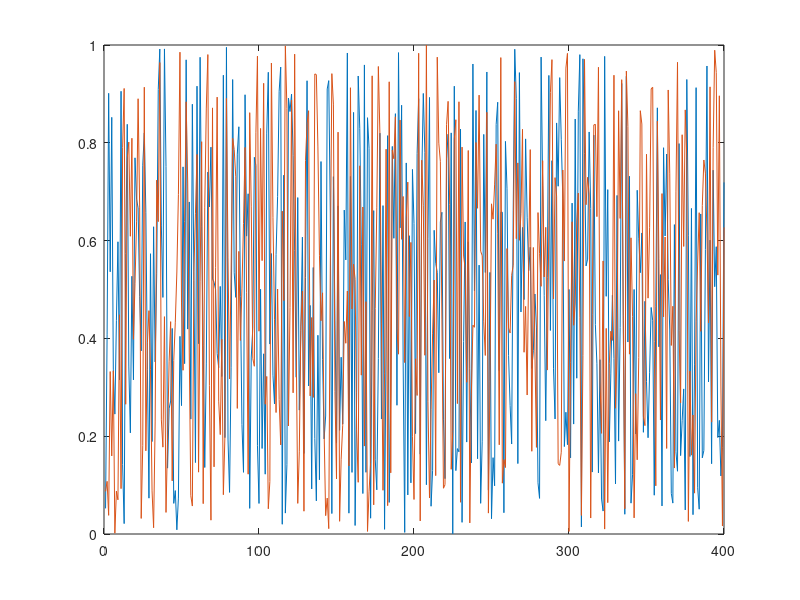
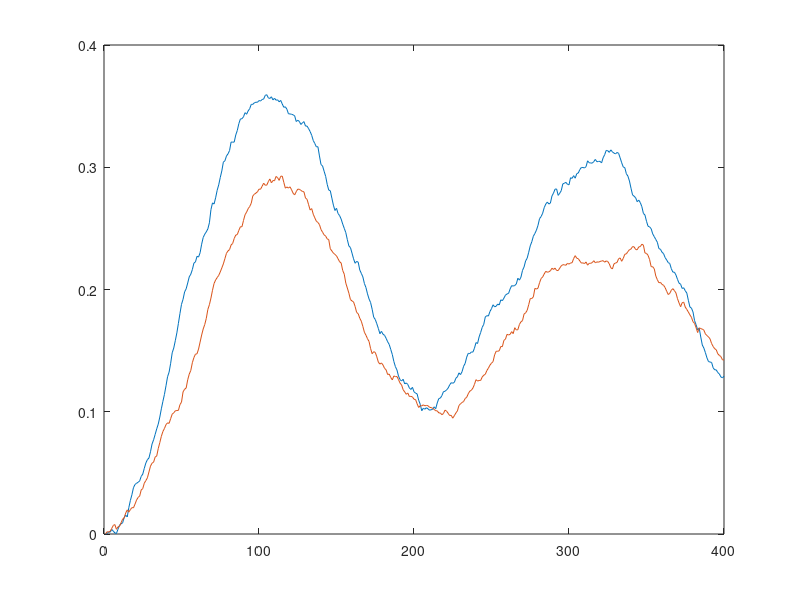

Write MATLAB code to recreate these figures, in order. (Note: this script raises an error after producing the figures.)
clear,clc%,close all

%% 仿真设置
rng(123);

%% 参数设置

% 被控对象模型
% A = [0.921, 0.000, 0.041, 0.000;...
%                  0.000, 0.918, 0.000, 0.033;...
%                  0.000, 0.000, 0.924, 0.000;...
%                  0.000, 0.000, 0.000, 0.937];
% B = [0.017, 0.001;...
%      0.001, 0.023;...
%      0.000, 0.061;...
%      0.072, 0.000];

A = [0,0,1,0;...
     0,0,0,1;...
     -3,1,-0.4,0.1;...
     1,-4,0.1,-0.6];
B = [0,0;...
     0,0;...
     1,0;...
     0,1];
sys = c2d(ss(A,B,[],[]),0.02);
A = sys.A;
B = sys.B;

C = [1,0,0,0; 0,1,0,0];

state_ini = [0;0;0;0];          % 初始状态

% 控制器参数
N = 20;             % 预测步数
T_ini = 10;         % 初始长度
Q = diag([35,35]);    % 输出权重
R = diag([10,10]);    % 输入权重
% R = diag([10,10]);    % 输入权重
lambda_u = 1e4;
lambda_y = 1e4;
lambda_a = 1e0;

Y_lb = [0;0];
Y_ub = [2;2];
U_lb = [0;0];
U_ub = [2;2];

% 离线收集数据
S = 400;           % 数据样本数
amplitude = 1;


% 在线控制
T = 2000;    % 步数


% yr = [0.65;0.5];
% ur = [0.22694;1.40062];

yr = [0.6; 0.6];
ur = [3, -1; -1, 4] * yr;  % [1.2; 1.8]

%% 离线收集数据

% 信号初始化
% u_ext = (2*rand(2,S)-1)*amplitude;
u_ext = amplitude*rand(2,S);

x_ext = zeros(4,S);
    x_ext(:,1) = state_ini;
y_ext = zeros(2,S);
    y_ext(:,1) = C*state_ini;

for k=1:S-1
    x_ext(:,k+1) = A*x_ext(:,k) + B*u_ext(:,k) + 0.002*randn(4,1);
    y_ext(:,k+1) = C*x_ext(:,k+1);
end

u_data = u_ext;
y_data = y_ext;

% 预览数据
figure
plot(1:size(u_data,2),u_data)
figure

plot(1:size(y_data,2),y_data)

%% 在线控制

% 控制器初始化
settings = struct( ...
    'verbose', false, ...
    'eps_abs', 1e-8, ...
    'eps_rel', 1e-8, ...
    'max_iter', 50000);

controller = ctr.deepc(N,T_ini);
controller.setParams(Q,R,lambda_u,lambda_y,lambda_a);
controller.init(u_data,y_data);
controller.samplify(0.9999,true);  % 手动指定保留奇异值
controller.setup('osqp',settings);
controller.setLogger(false);

% 数据初始化
x = zeros(4,T);
    x(:,1) = state_ini;
u = zeros(2,T);
y = zeros(2,T);
    y(:,1) = C*state_ini;

%% 控制循环
for k = 1:T-1
    if k >= T_ini+1 % 此前初始样本数不足
        % 进入控制周期：更新
        u_ini = u(:,k-T_ini:k-1);
        y_ini = y(:,k-T_ini:k-1);
        controller.update(u_ini(:),y_ini(:),...
                          kron(ones(N,1),ur),kron(ones(N,1),yr),...
                          kron(ones(N,1),Y_lb),kron(ones(N,1),Y_ub),...
                          kron(ones(N,1),U_lb),kron(ones(N,1),U_ub));
        controller.solve;
        u(:,k) = controller.u_series(:,1);
    end
    % 仿真推进
    u_act = clip(u(:,k),U_lb,U_ub);
    x(:,k+1) = A*x(:,k) + B*u_act;
    y(:,k+1) = C*x(:,k+1);
end

figure
plot(1:T,y(1,:),'b'); 
hold on
plot(1:T,yr(1).*ones(2,T),'--b');
plot(1:T,y(2,:),'r');
plot(1:T,yr(2).*ones(2,T),'--r');

figure
plot(1:T,u)
